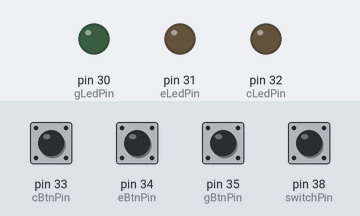
Bench run of a sketch on a simulated Teensy 4. Parts: output pins drawn as LEDs (lit = HIGH). Inputs (shaded band) come from the test bench; at power-on: pin 33 (cBtnPin), pin 34 (eBtnPin), pin 35 (gBtnPin), pin 38 (switchPin) LOW.

Above: at 1.2 s.
1.3 s: pin 33 (cBtnPin) pulled HIGH for 0.15 s
At 1.37 s:
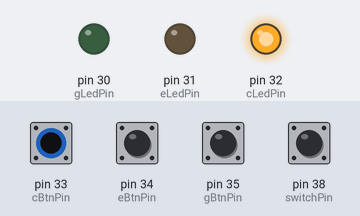
2.9 s: pin 34 (eBtnPin) pulled HIGH for 0.15 s
At 2.97 s:
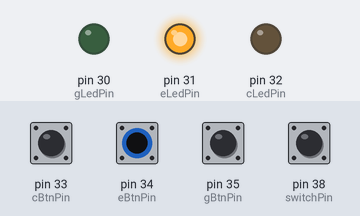
4.5 s: pin 35 (gBtnPin) pulled HIGH for 0.15 s
At 4.57 s:
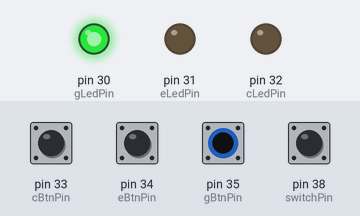
6.1 s: pin 33 (cBtnPin) driven HIGH and pin 34 (eBtnPin) driven HIGH
At 6.9 s:
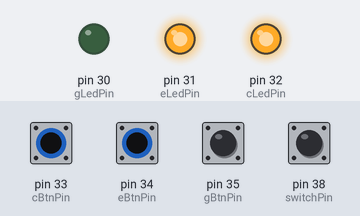
7.6 s: pin 35 (gBtnPin) pulled HIGH for 1 s
At 8.4 s:
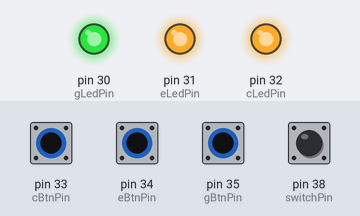
10.1 s: pin 33 (cBtnPin) driven LOW
At 10.9 s:
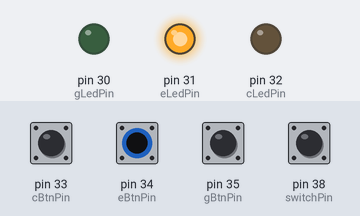
Timing chart, 0 to 12.6 s (numbered marks = the images above; inputs shaded):
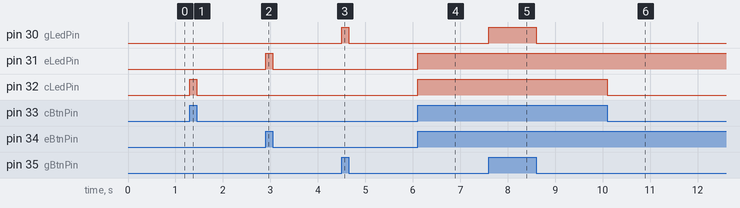

Measured:
- after the input at 1.3 s, pin 32 (cLedPin): LOW → HIGH at once, → LOW 0.15 s later
- after the input at 2.9 s, pin 31 (eLedPin): LOW → HIGH at once, → LOW 0.15 s later
- after the input at 4.5 s, pin 30 (gLedPin): LOW → HIGH at once, → LOW 0.15 s later
- after the input at 6.1 s, pin 31 (eLedPin), pin 32 (cLedPin): LOW → HIGH at once
- after the input at 7.6 s, pin 30 (gLedPin): LOW → HIGH at once, → LOW 1.0 s later
- after the input at 10.1 s, pin 32 (cLedPin): HIGH → LOW at once

The sketch:

Class_3_Keyboard.ino
```cpp
int cBtnPin = 33;
bool cBtnState = LOW;
bool cLastBtnState = LOW;
int cLedPin = 32;

int eBtnPin = 34;
bool eBtnState = LOW;
bool eLastBtnState = LOW;
int eLedPin = 31;

int gBtnPin = 35;
bool gBtnState = LOW;
bool gLastBtnState = LOW;
int gLedPin = 30;

int switchPin = 38;
bool switchState = LOW;

int octaveVal;

void setup() {
  pinMode(cBtnPin, INPUT);
  pinMode(cLedPin, OUTPUT);

  pinMode(eBtnPin, INPUT);
  pinMode(eLedPin, OUTPUT);

  pinMode(gBtnPin, INPUT);
  pinMode(gLedPin, OUTPUT);

  pinMode(switchPin, INPUT);
}

void loop() {
  cLastBtnState = cBtnState;
  cBtnState = digitalRead(cBtnPin);

  eLastBtnState = eBtnState;
  eBtnState = digitalRead(eBtnPin);

  gLastBtnState = gBtnState;
  gBtnState = digitalRead(gBtnPin);

  switchState = digitalRead(switchPin);

  if (switchState == HIGH) {
    octaveVal = 12;
  }

  else {
    octaveVal = 0;
  }

  if (cLastBtnState == LOW and cBtnState == HIGH) {
    usbMIDI.sendNoteOn(60 + octaveVal, 127, 1);
    digitalWrite(cLedPin, HIGH);
    delay(5);
  }

  if (cLastBtnState == HIGH and cBtnState == LOW) {
    usbMIDI.sendNoteOff(60 + octaveVal, 0, 1);
    digitalWrite(cLedPin, LOW);
    delay(5);
  }

  if (eLastBtnState == LOW and eBtnState == HIGH) {
    usbMIDI.sendNoteOn(64 + octaveVal, 127, 1);
    digitalWrite(eLedPin, HIGH);
    delay(5);
  }
  if (eLastBtnState == HIGH and eBtnState == LOW) {
    usbMIDI.sendNoteOff(64 + octaveVal, 0, 1);
    digitalWrite(eLedPin, LOW);
    delay(5);
  }

  if (gLastBtnState == LOW and gBtnState == HIGH) {
    usbMIDI.sendNoteOn(67 + octaveVal, 127, 1);
    digitalWrite(gLedPin, HIGH);
    delay(5);
  }
  if (gLastBtnState == HIGH and gBtnState == LOW) {
    usbMIDI.sendNoteOff(67 + octaveVal, 0, 1);
    digitalWrite(gLedPin, LOW);
    delay(5);
  }
}
```
